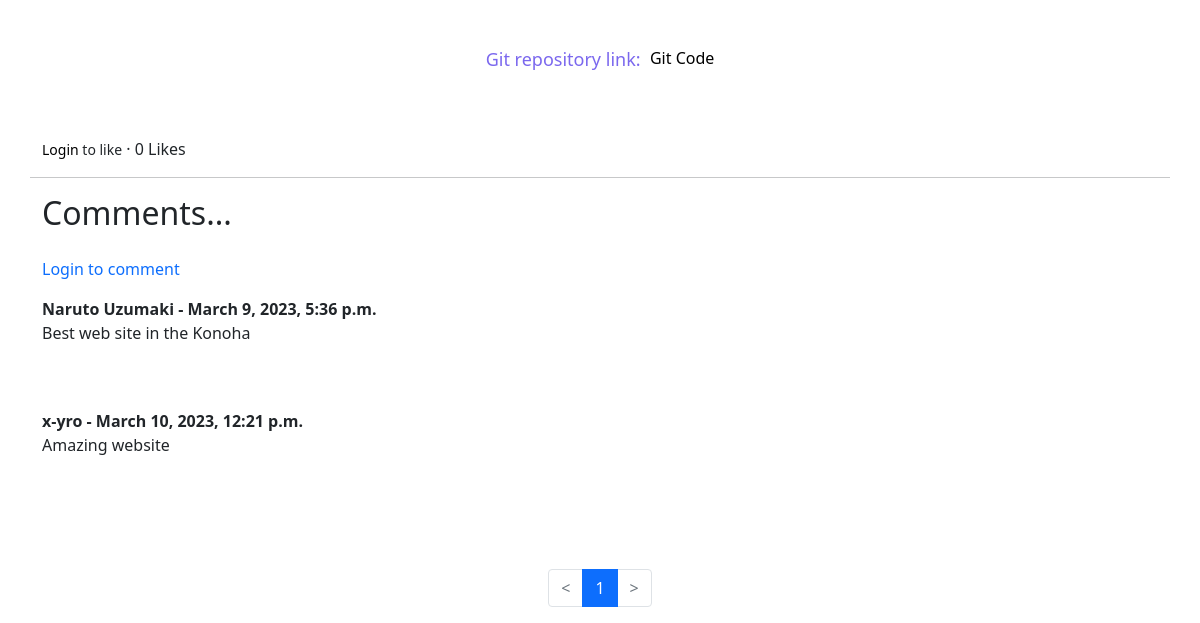
/project/weather-app/ (lower part), run on an earlier commit of the app's database.
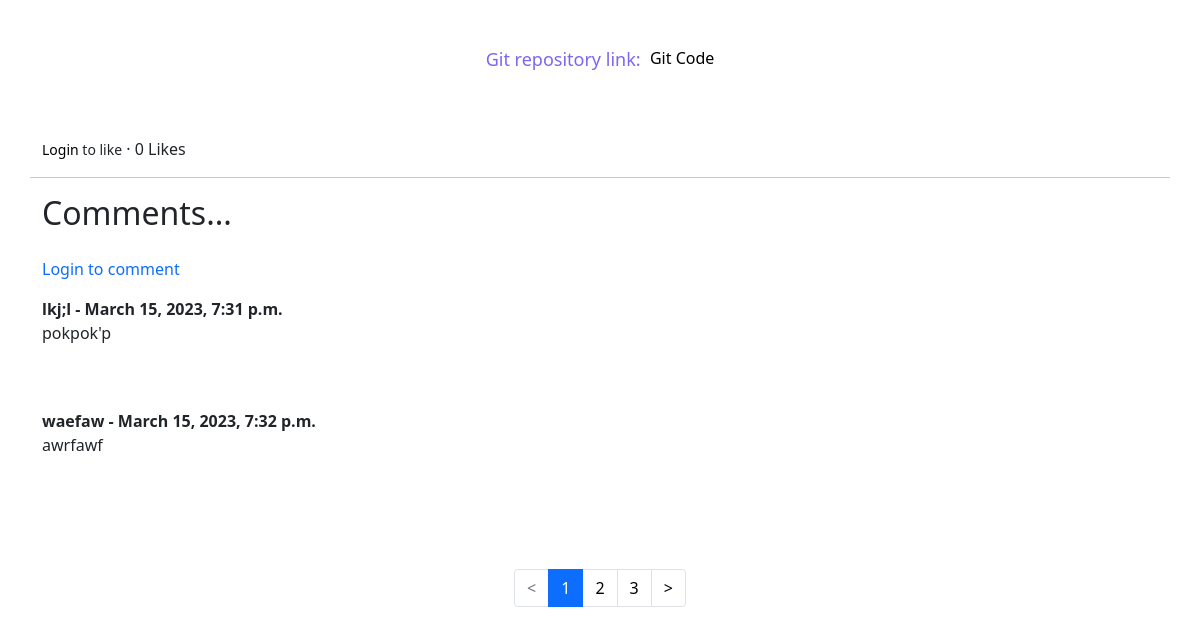
And on a later commit of the database.
### WebPortfolioApp/models.py (models this page shows, shortened)
class Comment(models.Model):
    project = models.ForeignKey(PortfolioStructure, related_name='comments', on_delete=models.CASCADE)
    name = models.CharField(max_length=255)
    body = models.TextField()
    commentator = models.ForeignKey(User, blank=True, null=True, on_delete=models.SET_NULL)
    date_added = models.DateTimeField(auto_now_add=True)

### WebPortfolioApp/views.py (the view)
# urls.py: path('project/<slug:proj_slug>/', ProjectDetail.as_view(), name='project'),
class ProjectDetail(DetailView):
    model = PortfolioStructure
    template_name = 'WebPortfolioApp/details.html'
    slug_url_kwarg = 'proj_slug'
    context_object_name = 'project'
    def get_context_data(self, **kwargs):
        context = super().get_context_data(**kwargs)
        context["other_user_comments"] = Comment.objects.all().order_by('id')
        paginator = Paginator(context["other_user_comments"], 2)
        page_two = self.request.GET.get("other-page")
        try:
            context["other_user_comments"] = paginator.page(page_two)
        except PageNotAnInteger:
            context["other_user_comments"] = paginator.page(1)
        except EmptyPage:
            context["other_user_comments"] = paginator.page(paginator.num_pages)
        stuff = get_object_or_404(PortfolioStructure, slug=self.kwargs['proj_slug'])
        total_likes = stuff.total_likes()
        liked = False
        if stuff.likes.filter(id=self.request.user.id).exists():
            liked = True
        context['total_likes'] = total_likes
        context['liked'] = liked
        return context

### WebPortfolioApp/models.py (called while the page is built)
    def total_likes(self):
        return self.likes.count()

### WebPortfolioApp/templates/WebPortfolioApp/details.html (shortened to what this page needs)
{% extends 'WebPortfolioApp/base.html' %}
{% load i18n %}
{% block content %}
    <div class="container">
        <div class="row">
            <div class="col-8 mx-auto">
                    <div class="d-flex justify-content-center mt-5 mb-5"><p style="font-size: 18px; color: #7B68EE;">{% trans "Git repository link: " %} &nbsp;</p><a href="{{ project.git_url }}">Git Code</a></div>
            </div>
            <form action="{% url 'like_project' project.slug %}" method="POST">
            {% if user.is_authenticated %}
                {% if liked %}
                    <button type="submit" class="btn btn-danger" name="project_id" value="{{project.id}}">{% trans "Unlike" %}</button>
                {% else %}
                    <button type="submit" class="btn btn-primary" name="project_id" value="{{project.id}}">{% trans "Like" %}</button>
                {% endif %}
            {% else %}
                <small><a href="{% url 'login' %}">{% trans "Login" %}</a> {% trans "to like" %}</small>
            {% endif %}
                · {{ total_likes }} {% trans "Likes" %}
            </form>
            <hr class="mt-3">
            <h2 class="mb-4">{% trans "Comments..." %}</h2>
            <div id="other-user-comments">
                {% if not other_user_comments %}
                    {% trans "No comments yet..." %}<div class="mb-4"><a class="link-primary" href="{% url 'add_comment' project.slug %}">{% trans "Add comment" %}</a></div>
                {% else %}
                {% if user.is_authenticated %}
                <div class="mb-3"><a class="link-primary" href="{% url 'add_comment' project.slug %}">{% trans "Add comment" %}</a></div>
                {% else  %}
                <div class="mb-3"><a class="link-primary" href="{% url 'login' %}">{% trans "Login to comment" %}</a></div>
                {% endif %}
                    {% for comment in other_user_comments %}
                    <strong>
                        {{ comment.name }} -
                        {{ comment.date_added }}
                    </strong>
                    <br>
                    <p>{{ comment.body }}</p>
                    <br>
                    <br>
                    {% endfor %}
                {% endif %}
            </div>
            {% include 'WebPortfolioApp/pagination-two.html' %}
        </div>
    </div>
{% endblock %}

What changed in the data, as far as the page shows it:
removed Comment: name "Naruto Uzumaki", date_added "March 9, 2023, 5:36 p.m.", body "Best web site in the Konoha"
removed Comment: name "x-yro", date_added "March 10, 2023, 12:21 p.m.", body "Amazing website"
added Comment: name "lkj;l", date_added "March 15, 2023, 7:31 p.m.", body "pokpok'p"
added Comment: name "waefaw", date_added "March 15, 2023, 7:32 p.m.", body "awrfawf"
Also different on the page:
new list line: "2"
new list line: "3"
